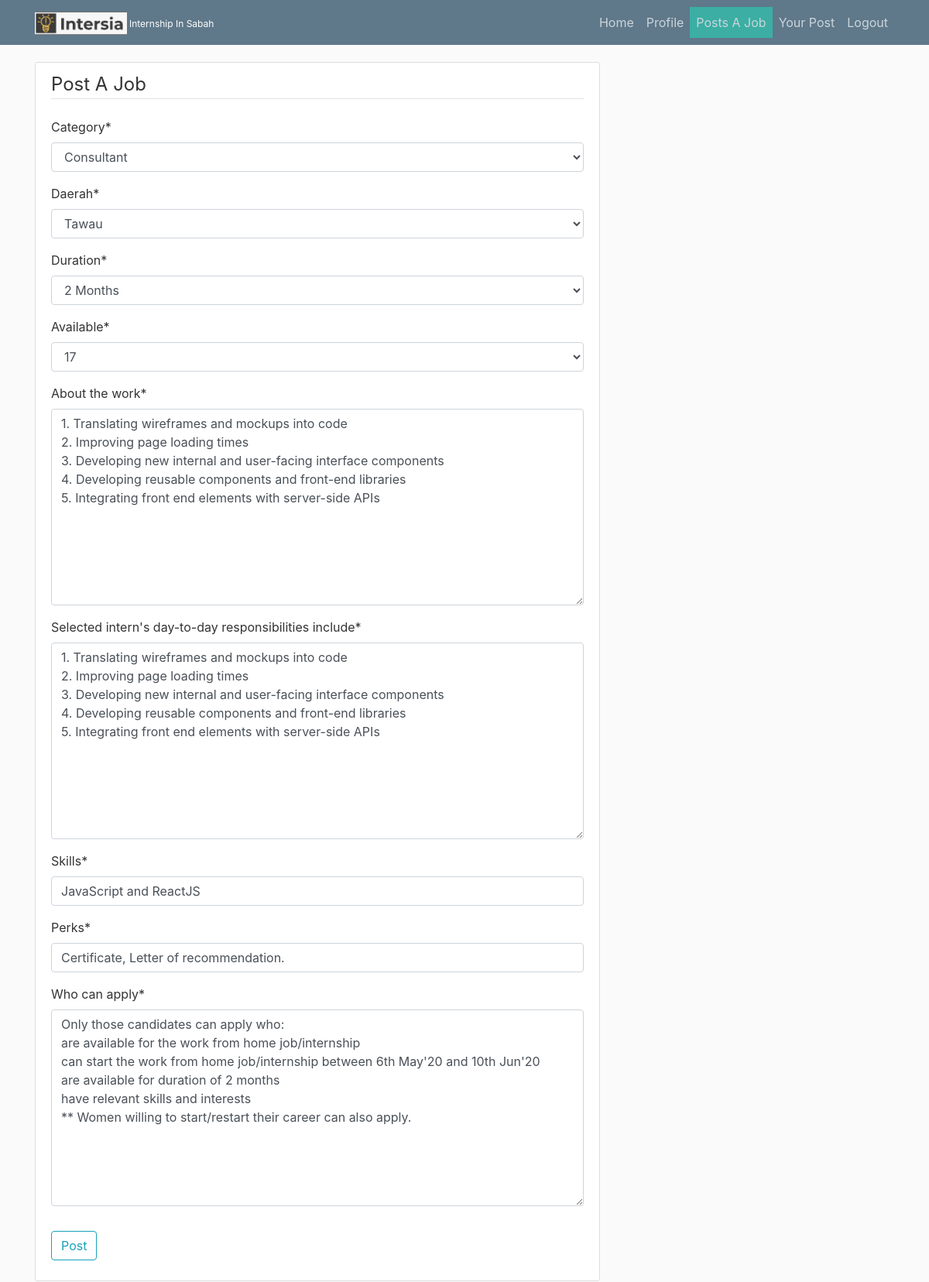
Screenshot of /post/2/update (signed in) with the database file from the repository.
### joblist/models.py (models this page shows, shortened)
class Post(models.Model):
    JOB_CATEGORY = (('Android App Development','Android App Development'), ('  Angular.js Development','  Angular.js Development'),('Software Developer','Software Developer'),('Consultant','Consultant'),('Accountant','Accountant'),('Mechanical Engineer','Mechanical Engineer'),('Electrician','Electrician'),('Graphic Designer','Graphic Designer'),('Writer and Editor','Writer and Editor'),('Market Research Analyst','Market Research Analyst'),('Interpreter and Translator','Interpreter and Translator'),('Architect','Architect'),('Chemist','Chemist'),('Database Administrator','Database Administrator'),('Customer Service Representative','Customer Service Representative'),('Fashion Designer','Fashion Designer'))
    DAERAH= (('Works from Home','Works from Home'),('Tawau','Tawau'),('Sandakan','Sandakan'),('Lahad Datu','Lahad Datu'),('Kota Kinabalu','Kota Kinabalu'),('Semporna','Semporna'))
    DURATION =(('1 Months','1 Months'),('2 Months','2 Months'),('3 Months','3 Months'),('4 Months','4 Months'),('5 Months','5 Months'),('6 Months','6 Months'))
    AVAILABLE =(('1','1'),('2','2'),('3','3'),('3','3'),('4','4'),('5','5'),('6','6'),('7','7'),('8','8'),('9','9'),('10','10'),('11','11'),('12','12'),('13','13'),('14','14'),('15','15'),('16','16'),('17','17'),('18','18'),('19','19'),('20','20'))
    content = models.TextField("About the work")
    responsibility = models.TextField("Selected intern's day-to-day responsibilities include")
    skills= models.CharField(max_length=100)
    perks = models.CharField(max_length=100)
    who_apply= models.TextField("Who can apply")
    date_posted = models.DateTimeField(default=timezone.now)
    author = models.ForeignKey(User, on_delete =models.CASCADE)
    available = models.CharField(max_length=2,choices= AVAILABLE)
    category= models.CharField(max_length=100, choices= JOB_CATEGORY)
    daerah= models.CharField(max_length=100, choices= DAERAH)
    duration= models.CharField(max_length=100, choices= DURATION)

### joblist/views.py (the view, shortened to what this page needs)
# urls.py: path('post/<int:pk>/update', PostUpdateView.as_view(), name='post-update'),
class PostUpdateView(LoginRequiredMixin,UserPassesTestMixin,UpdateView):
    model = Post
    fields = ['category','daerah','duration','available','content','responsibility','skills','perks','who_apply']
    def test_func(self):
        post = self.get_object()
        if self.request.user == post.author:
            return True
        return False

### joblist/templates/joblist/post_form.html (shortened to what this page needs)
{% extends "joblist/base.html" %}
{% load crispy_forms_tags %}
{% block content %}
<div class="content-section">
    <form action="" method="post">
        <fieldset class="form-group">
            <legend class="border-bottom mb-4">Post A Job
            </legend>
            {{ form|crispy }}
        </fieldset>
        <div class="form-group">
            <button class="btn btn-outline-info" type="submit">Post</button>
        </div>
    </form>
</div>
{% endblock content %}

### joblist/static/joblist/main.css (style rules this page uses)
body { background: #fafafa; color: #333333; margin-top: 5rem; }
.content-section { background: #ffffff; padding: 10px 20px; border: 1px solid #dddddd; border-radius: 3px; margin-bottom: 20px; }

### rows the page displays
Post: category "Consultant", daerah "Tawau", duration "2 Months", available "17", content "1. Translating wireframes and mockups into code 2. Improving page loading times 3. Developing new internal and user-facing interface components 4. Developing reusable components and front-end libraries 5. Integrating front end elements with server-side APIs", responsibility "1. Translating wireframes and mockups into code 2. Improving page loading times 3. Developing new internal and user-facing interface components 4. Developing reusable components and front-end libraries 5. Integrating front end elements with server-side APIs", skills "JavaScript and ReactJS", perks "Certificate, Letter of recommendation.", who_apply "Only those candidates can apply who: are available for the work from home job/internship can start the work from home job/internship between 6th May'20 and 10th Jun'20 are available for duration of 2 months have relevant skills and interests ** Women willing to start/restart their career can also apply."
